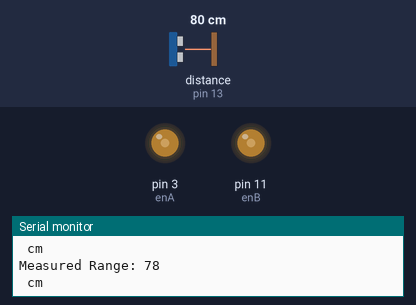
The sketch below on a simulated Arduino Uno, built with avr-gcc and run on an emulated ATmega328P. Shown: output pins drawn as LEDs (lit = HIGH), the last lines printed to the serial monitor. Wiring (inferred from the names in the program): ultrasonic range finder: trigger pin 12; echo pin 13. The test bench sets the inputs (shaded band); at power-on: distance to the obstacle (sensor on pin 13) 80 cm. The echo pulse lasts 58.3 µs per cm; pins used as bus, display or sensor lines are not drawn.

Above: at 1.2 s.
1.3 s: distance to the obstacle (sensor on pin 13) set to 18 cm
4.3 s: distance to the obstacle (sensor on pin 13) set to 14 cm
At 5.5 s:
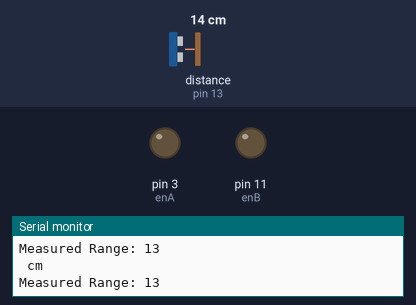
5.8 s: distance to the obstacle (sensor on pin 13) set to 35 cm
At 7.1 s:
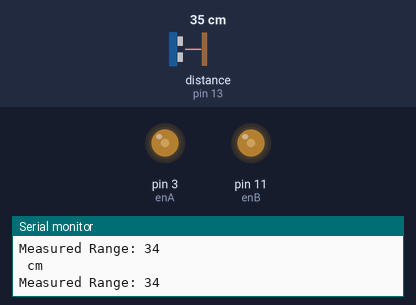
8.8 s: distance to the obstacle (sensor on pin 13) set to 12 cm
At 10.2 s:
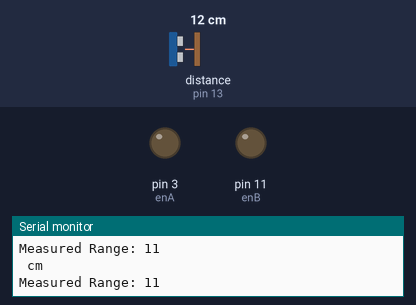
Timing chart, 0 to 11.8 s (numbered marks = the images above; inputs shaded):
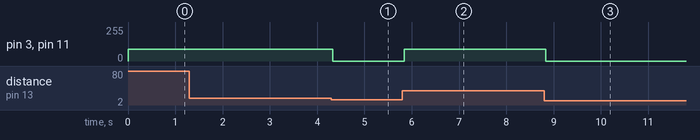

Measured:
- the behaviour switches between 17 and 16 cm on distance to the obstacle (sensor on pin 13) (found by bisection; images 0 and 1)
- after the input at 4.3 s, pin 3 (enA), pin 11 (enB): 90/255 → 0/255 at once
- after the input at 5.8 s, pin 3 (enA), pin 11 (enB): 0/255 → 90/255 at once
- after the input at 8.8 s, pin 3 (enA), pin 11 (enB): 90/255 → 0/255 at once

The sketch:

HC-SR04.ino
```cpp
#include <Adafruit_MPU6050.h>
#include <Adafruit_Sensor.h>
#include <LiquidCrystal.h>
#include <Wire.h>
#include <PinChangeInterrupt.h>
#include <math.h>

const int trigPin = 12;
const int echoPin = 13;

const int enA = 3, enB = 11, IN1 = 2, IN3 = 10, IN2 = A3, IN4 = A2;

long duration;
int measuredRange;

void setup() {
  pinMode(trigPin, OUTPUT);
  pinMode(echoPin, INPUT);
  Serial.begin(9600);
  Serial.println("Ultrasonic Sensor HC-SR04 Test");
}

void loop() {
  digitalWrite(trigPin, LOW);
  delayMicroseconds(2);
  digitalWrite(trigPin, HIGH);
  delayMicroseconds(10);
  digitalWrite(trigPin, LOW);
  duration = pulseIn(echoPin, HIGH);
  measuredRange = duration * 0.034 / 2;
  Serial.print("Measured Range: ");
  Serial.println(measuredRange);
  Serial.println(" cm");

  if (measuredRange > 15) {
    forward();
  } else {
    stop();
  }
}

void forward() {
    analogWrite(enA, 90);
    analogWrite(enB, 90);
    digitalWrite(IN1, HIGH);
    digitalWrite(IN2, HIGH);
    digitalWrite(IN3, LOW);
    digitalWrite(IN4, LOW);
}

void stop() {
    analogWrite(enA, 0);
    analogWrite(enB, 0);
    digitalWrite(IN1, LOW);
    digitalWrite(IN2, LOW);
    digitalWrite(IN3, LOW);
    digitalWrite(IN4, LOW);
}
```
